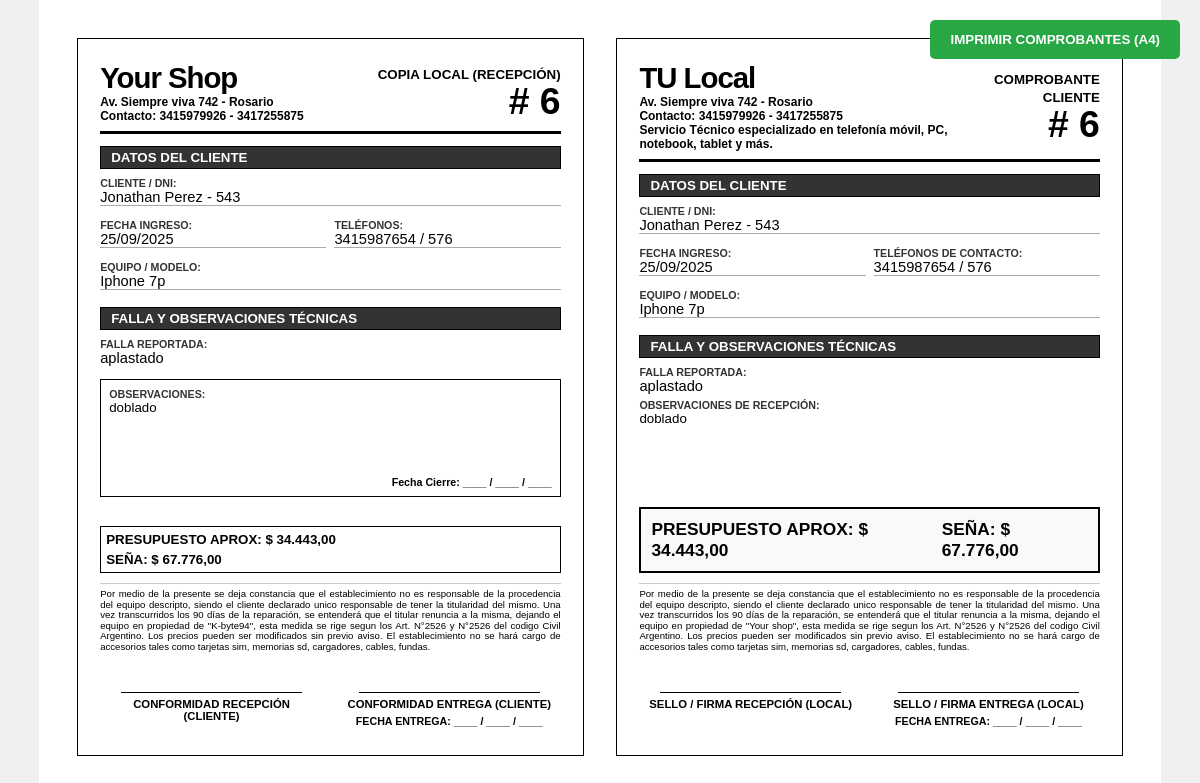
The page /vistas/imprimir_ot.php?idOT=6 on the database its author committed.
### tables this page shows
CREATE TABLE IF NOT EXISTS `ot` (
  `idOT` int(11) UNSIGNED NOT NULL AUTO_INCREMENT,
  `fechaIngreso` date NOT NULL,
  `idCliente` int(8) UNSIGNED NOT NULL,
  `idTecnico` int(8) UNSIGNED NOT NULL,
  `idModelo` int(10) UNSIGNED NOT NULL,
  `falla` varchar(130) NOT NULL,
  `observaciones` varchar(200) DEFAULT NULL,
  `presupuesto` decimal(18,2) DEFAULT NULL,
  `fechaCierre` date DEFAULT NULL,
  `fechaEntrega` date DEFAULT NULL,
  PRIMARY KEY (`idOT`),
  KEY `fk_tecnico` (`idTecnico`),
  KEY `fk_cliente` (`idCliente`),
  KEY `fk_modelo` (`idModelo`)
);

CREATE TABLE IF NOT EXISTS `clientes` (
  `idCliente` int(11) UNSIGNED NOT NULL AUTO_INCREMENT,
  `nombre` varchar(60) NOT NULL,
  `cp` int(11) NOT NULL,
  `telefono1` varchar(15) DEFAULT NULL,
  `telefono2` varchar(15) DEFAULT NULL,
  `dni` int(9) NOT NULL,
  PRIMARY KEY (`idCliente`),
  KEY `fk_cp` (`cp`)
);

CREATE TABLE IF NOT EXISTS `marcas` (
  `idMarca` int(11) NOT NULL AUTO_INCREMENT,
  `marca` varchar(25) NOT NULL,
  PRIMARY KEY (`idMarca`)
);

CREATE TABLE IF NOT EXISTS `modelos` (
  `idModelo` int(11) UNSIGNED NOT NULL AUTO_INCREMENT,
  `modelo` varchar(25) NOT NULL,
  `idMarca` int(11) NOT NULL,
  PRIMARY KEY (`idModelo`),
  KEY `id_marca` (`idMarca`)
);

### modelos/conexion.php (called while the page is built)
<?php
class Conexion{
    static public function conectar(){
        try{
            $conn = new PDO("mysql:host=localhost;dbname=kb94","root","",array(PDO::MYSQL_ATTR_INIT_COMMAND => "SET NAMES utf8"));
            return $conn;
        }
        catch (PDOException $e) {
            echo 'Falló la conexion: ' . $e->getMessage();
        }
    }
}

### modelos/servicio_tecnico.modelo.php (called while the page is built, shortened)
<?php
require_once "conexion.php";
class ServicioTecnicoModelo{
   static public function mdlObtenerDatosImpresion($idOT) {
    $stmt = Conexion::conectar()->prepare(
        "SELECT
            o.idOT, o.fechaIngreso, o.falla, o.observaciones, o.presupuesto,
            c.nombre as cliente, c.dni, c.telefono1, c.telefono2,
            m.modelo as nombreModelo,
            ma.marca as nombreMarca,
            (SELECT SUM(mov.importe) FROM movimientos mov WHERE mov.idOT = o.idOT AND mov.importe > 0) as totalSenia
         FROM ot o
         INNER JOIN clientes c ON o.idCliente = c.idCliente
         INNER JOIN modelos m ON o.idModelo = m.idModelo
         INNER JOIN marcas ma ON m.idMarca = ma.idMarca
         WHERE o.idOT = :idOT"
    );
    $stmt->bindParam(":idOT", $idOT, PDO::PARAM_INT);
    $stmt->execute();
    return $stmt->fetch(PDO::FETCH_ASSOC);
}
}

### controladores/servicio_tecnico.controlador.php (called while the page is built, shortened)
<?php
class ServicioTecnicoControlador{
    static public function ctrObtenerDatosImpresion($idOT) {
        $respuesta = ServicioTecnicoModelo::mdlObtenerDatosImpresion($idOT);
        return $respuesta;
    }
}

### vistas/imprimir_ot.php (the view, shortened to what this page needs)
<?php
require_once "../modelos/conexion.php";
require_once "../modelos/servicio_tecnico.modelo.php";
require_once "../controladores/servicio_tecnico.controlador.php";
$idOT = isset($_GET["idOT"]) ? $_GET["idOT"] : null;
$datos = ServicioTecnicoControlador::ctrObtenerDatosImpresion($idOT);
$telefonos = $datos['telefono1'];
if(!empty($datos['telefono2'])){
    $telefonos .= " / " . $datos['telefono2'];
}
$fechaFormateada = date("d/m/Y", strtotime($datos['fechaIngreso']));
?>
<!DOCTYPE html>
<html lang="es">
<head>
</head>
<body>
    <button class="no-print" onclick="window.print()">IMPRIMIR COMPROBANTES (A4)</button>
    <div class="pagina-a4">
        <div class="talon">
            <div class="header">
                <div class="logo-empresa">
                    <h1>Your Shop</h1>
                    <p>Av. Siempre viva 742 - Rosario </p>
                    <p>Contacto: 3415979926 - 3417255875 </p>
                </div>
                <div class="nro-orden">
                    <small><b>COPIA LOCAL (RECEPCIÓN)</b></small>
                    <h2># <?php echo $idOT; ?></h2>
                </div>
            </div>
            <div class="titulo-seccion">Datos del Cliente</div>
            <div class="bloque-datos">
                <div class="campo" style="grid-column: span 2;"><span class="label">Cliente / DNI:</span><span class="valor"><?php echo $datos['cliente'] . " - " . $datos['dni']; ?></span></div>
                <div class="campo"><span class="label">Fecha Ingreso:</span><span class="valor"><?php echo $fechaFormateada; ?></span></div>
                <div class="campo"><span class="label">Teléfonos:</span><span class="valor"><?php echo $telefonos; ?></span></div>
                <div class="campo" style="grid-column: span 2;"><span class="label">Equipo / Modelo:</span><span class="valor"><?php echo $datos['nombreMarca'] . " " . $datos['nombreModelo']; ?></span></div>
            </div>
            <div class="titulo-seccion">Falla y Observaciones Técnicas</div>
            <span class="label">Falla Reportada:</span>
            <div class="valor" style="border:none; margin-bottom: 5px; min-height: auto;">
                <?php echo $datos['falla']; ?>
            </div>
            <div class="recuadro-observaciones">
                <div style="flex-grow: 1;">
                    <span class="label">Observaciones:</span>
                    <?php echo $datos['observaciones']; ?>
                </div>
                <div style="text-align: right; font-weight: bold; font-size: 8pt; margin-top: 10px;">
                    Fecha Cierre: ____ / ____ / ____
                </div>
            </div>
            <div class="seccion-final">
                <div class="totales-local">
                    <span>PRESUPUESTO APROX: $ <?php echo number_format($datos['presupuesto'], 2, ',', '.'); ?></span>
                    <span>SEÑA: $ <?php echo number_format($datos['totalSenia'] ?? 0, 2, ',', '.'); ?></span>
                </div>
                <div class="legales">
                    Por medio de la presente se deja constancia que el establecimiento no es responsable de la procedencia del equipo descripto, siendo el cliente declarado unico responsable de tener la titularidad del mismo. Una vez transcurridos los 90 días de la reparación, se entenderá que el titular renuncia a la misma, dejando el equipo en propiedad de "K-byte94", esta medida se rige segun los Art. N°2526 y N°2526 del codigo Civil Argentino. Los precios pueden ser modificados sin previo aviso. El establecimiento no se hará cargo de accesorios tales como tarjetas sim, memorias sd, cargadores, cables, fundas.
                </div>
                <div class="contenedor-firmas">
                    <div class="bloque-firma">
                        <div class="linea-firma"></div>
                        <div class="texto-firma">Conformidad Recepción (Cliente)</div>
                    </div>
                    <div class="bloque-firma">
                        <div class="linea-firma"></div>
                        <div class="texto-firma">Conformidad Entrega (Cliente)</div>
                        <div class="fecha-firma" style="margin-top: 5px; font-weight: bold; font-size: 8pt;">
                            FECHA ENTREGA: ____ / ____ / ____
                        </div>
                    </div>
                </div>
            </div>
        </div>
        <div class="talon">
            <div class="header">
                <div class="logo-empresa">
                    <h1>TU Local</h1>
                    <p>Av. Siempre viva 742 - Rosario </p>
                    <p>Contacto: 3415979926 - 3417255875 </p>
                    <p>Servicio Técnico especializado en telefonía móvil, PC, notebook, tablet y más.</p>
                </div>
                <div class="nro-orden">
                    <small><b>COMPROBANTE CLIENTE</b></small>
                    <h2># <?php echo $idOT; ?></h2>
                </div>
            </div>
            <div class="titulo-seccion">Datos del Cliente</div>
            <div class="bloque-datos">
                <div class="campo" style="grid-column: span 2;"><span class="label">Cliente / DNI:</span><span class="valor"><?php echo $datos['cliente'] . " - " . $datos['dni']; ?></span></div>
                <div class="campo"><span class="label">Fecha Ingreso:</span><span class="valor"><?php echo $fechaFormateada; ?></span></div>
                <div class="campo"><span class="label">Teléfonos de Contacto:</span><span class="valor"><?php echo $telefonos; ?></span></div>
                <div class="campo" style="grid-column: span 2;"><span class="label">Equipo / Modelo:</span><span class="valor"><?php echo $datos['nombreMarca'] . " " . $datos['nombreModelo']; ?></span></div>
            </div>
            <div class="titulo-seccion">Falla y Observaciones Técnicas</div>
            <div class="campo"><span class="label">Falla Reportada:</span><span class="valor" style="border:none;"><?php echo $datos['falla']; ?></span></div>
            <div class="campo"><span class="label">Observaciones de Recepción:</span><span class="valor" style="border:none; text-align: justify; font-size: 10pt;"><?php echo $datos['observaciones']; ?></span></div>
            <div class="seccion-final">
                <div class="totales-cliente">
                    <span>PRESUPUESTO APROX: $ <?php echo number_format($datos['presupuesto'], 2, ',', '.'); ?></span>
                    <span>SEÑA: $ <?php echo number_format($datos['totalSenia'] ?? 0, 2, ',', '.'); ?></span>
                </div>
                <div class="legales">
                    Por medio de la presente se deja constancia que el establecimiento no es responsable de la procedencia del equipo descripto, siendo el cliente declarado unico responsable de tener la titularidad del mismo. Una vez transcurridos los 90 días de la reparación, se entenderá que el titular renuncia a la misma, dejando el equipo en propiedad de "Your shop", esta medida se rige segun los Art. N°2526 y N°2526 del codigo Civil Argentino. Los precios pueden ser modificados sin previo aviso. El establecimiento no se hará cargo de accesorios tales como tarjetas sim, memorias sd, cargadores, cables, fundas.
                </div>
                <div class="contenedor-firmas">
                    <div class="bloque-firma">
                        <div class="linea-firma"></div>
                        <div class="texto-firma">Sello / Firma Recepción (Local)</div>
                    </div>
                    <div class="bloque-firma">
                        <div class="linea-firma"></div>
                        <div class="texto-firma">Sello / Firma Entrega (Local)</div>
                        <div class="fecha-firma" style="margin-top: 5px; font-weight: bold; font-size: 8pt;">
                            FECHA ENTREGA: ____ / ____ / ____
                        </div>
                    </div>
                </div>
            </div>
        </div>
    </div>
</body>
</html>

### vistas/imprimir_ot.php (style rules this page uses)
body { margin: 0; padding: 0; font-family: 'Arial', sans-serif; color: #000; background-color: #f0f0f0; }
.pagina-a4 { width: 297mm; height: 210mm; padding: 10mm; box-sizing: border-box; display: flex; justify-content: space-between; background-color: #fff; margin: auto; }
.talon { width: 48.5%; height: 100%; border: 1.5px solid #000; padding: 6mm; box-sizing: border-box; display: flex; flex-direction: column; justify-content: flex-start; }
.header { display: flex; justify-content: space-between; align-items: center; border-bottom: 3px solid #000; padding-bottom: 8px; }
.logo-empresa h1 { margin: 0; font-size: 22pt; letter-spacing: -1px; }
.logo-empresa p { margin: 0; font-size: 9pt; font-weight: bold; }
.nro-orden { text-align: right; }
.nro-orden h2 { margin: 0; font-size: 28pt; line-height: 1; }
.titulo-seccion { background: #333; color: #fff; border: 1px solid #000; font-size: 10pt; font-weight: bold; padding: 3px 10px; margin: 12px 0 8px 0; text-transform: uppercase; }
.bloque-datos { display: grid; grid-template-columns: 1fr 1fr; gap: 8px; }
.label { font-size: 8pt; font-weight: bold; text-transform: uppercase; color: #333; display: block; }
.valor { font-size: 11pt; border-bottom: 1px solid #aaa; display: block; min-height: 16px; margin-bottom: 5px; }
.recuadro-observaciones { border: 1.5px solid #000; min-height: 100px; height: auto; padding: 8px; font-size: 10pt; margin-top: 8px; display: flex; flex-direction: column; justify-content: space-between; gap: 0px; }
.totales-local { display: flex; flex-direction: column; gap: 5px; border: 1.5px solid #000; margin-top: 10px; padding: 5px 5px; font-size: 10pt; font-weight: bold; width: 100%; box-sizing: border-box; }
.totales-cliente { display: flex; justify-content: space-around; border: 2.5px solid #000; margin-top: 15px; padding: 10px; font-size: 13pt; font-weight: bold; background: #f9f9f9; }
.seccion-final { margin-top: auto; }
.legales { font-size: 7.2pt; text-align: justify; line-height: 1.1; margin-top: 10px; border-top: 1px solid #ccc; padding-top: 5px; }
.contenedor-firmas { display: grid; grid-template-columns: 1fr 1fr; gap: 15px; margin-top: auto; }
.bloque-firma { padding: 5px; text-align: center; border: none; }
.linea-firma { border-top: 1.5px solid #000; margin: 35px auto 5px auto; width: 85%; }
.texto-firma { font-size: 8.5pt; font-weight: bold; text-transform: uppercase; }
.no-print { position: fixed; top: 20px; right: 20px; background: #28a745; color: #fff; padding: 12px 20px; border: none; border-radius: 5px; font-weight: bold; cursor: pointer; z-index: 100; }

### rows shown on the page
ot: idCliente.nombre "Jonathan Perez", idCliente.dni "543", fechaIngreso "25/09/2025", idCliente.telefono2 "3415987654 / 576", marcas.marca "Iphone", idModelo.modelo "7p", falla "aplastado", observaciones "doblado", presupuesto "34.443,00"

### other values the page prints
$idOT "6"
$datos['totalSenia'] "67.776,00"
